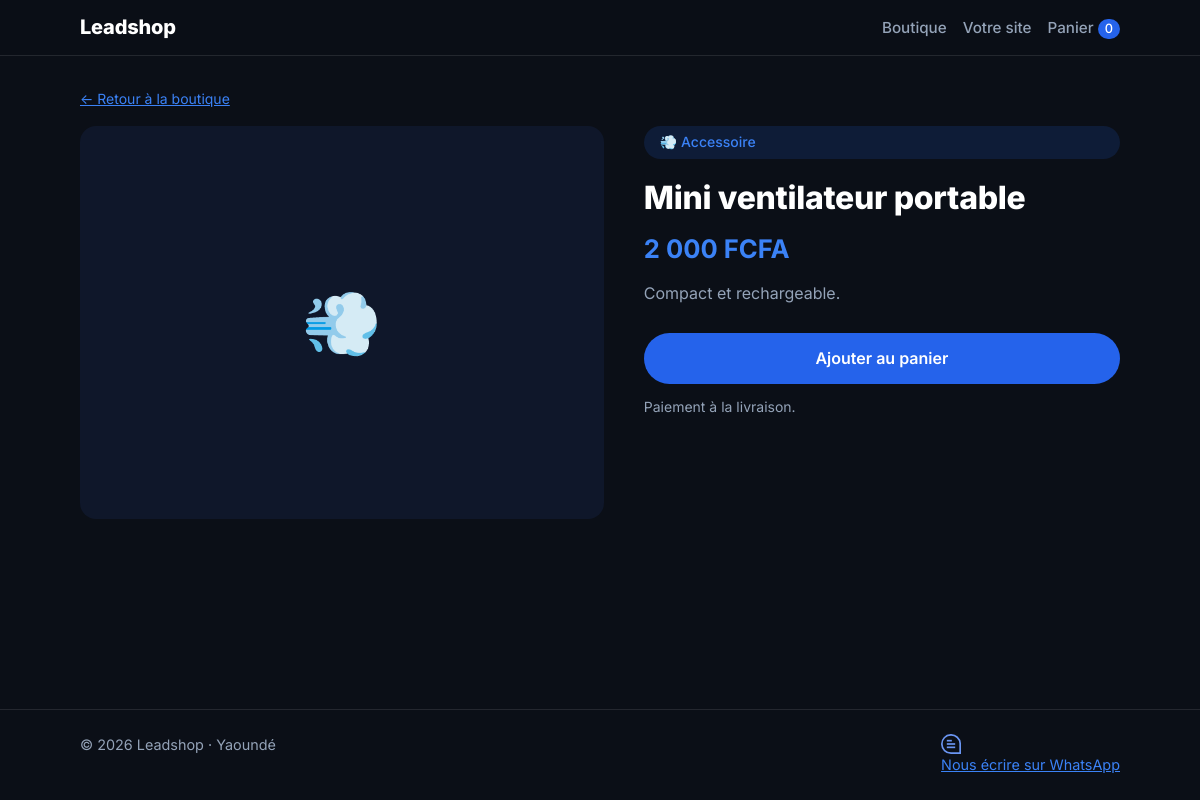
The page /produit.php?id=5 on the database its author committed.
### tables this page shows
CREATE TABLE products (
    id          INT UNSIGNED NOT NULL AUTO_INCREMENT PRIMARY KEY,
    name        VARCHAR(255) NOT NULL,
    description TEXT NULL,
    price       INT UNSIGNED NOT NULL,
    category    VARCHAR(100) NULL,
    image_path  VARCHAR(255) NULL,
    is_active   TINYINT(1) NOT NULL DEFAULT 1,
    created_at  DATETIME NOT NULL DEFAULT CURRENT_TIMESTAMP,
    updated_at  DATETIME NOT NULL DEFAULT CURRENT_TIMESTAMP ON UPDATE CURRENT_TIMESTAMP
);

### includes/functions.php (called while the page is built, shortened)
<?php
require_once __DIR__ . '/../config/database.php';
function e($value): string
{
    return htmlspecialchars((string) ($value ?? ''), ENT_QUOTES, 'UTF-8');
}
function format_price(int $amount): string
{
    return number_format($amount, 0, ',', ' ') . ' FCFA';
}
function url(string $path = ''): string
{
    return BASE_URL . '/' . ltrim($path, '/');
}
function category_icon(?string $category): string
{
    $icons = [
        'maison'     => '🕯️',
        'parfum'     => '🌸',
        'accessoire' => '💨',
        'bijoux'     => '💍',
        'cosmetique' => '🧴',
    ];
    return $icons[$category ?? ''] ?? '🛍️';
}

### includes/products.php (called while the page is built, shortened)
<?php
require_once __DIR__ . '/functions.php';
function get_images_for_products(array $productIds): array
{
    $ids = array_values(array_unique(array_map('intval', $productIds)));
    $placeholders = implode(',', array_fill(0, count($ids), '?'));
    $stmt = db()->prepare(
        "SELECT id, product_id, file_name, sort_order
         FROM product_images WHERE product_id IN ($placeholders)
         ORDER BY sort_order, id"
    );
    $stmt->execute($ids);
    $byProduct = [];
    return $byProduct;
}

### config/database.php (called while the page is built, shortened)
<?php
function db(): PDO
{
    static $pdo = null;
    if ($pdo === null) {
        $dsn = 'mysql:host=' . DB_HOST . ';dbname=' . DB_NAME . ';charset=' . DB_CHARSET;
        try {
            $pdo = new PDO($dsn, DB_USER, DB_PASS, [
                PDO::ATTR_ERRMODE            => PDO::ERRMODE_EXCEPTION,
                PDO::ATTR_DEFAULT_FETCH_MODE => PDO::FETCH_ASSOC,
                PDO::ATTR_EMULATE_PREPARES   => false,
            ]);
        } catch (PDOException $e) {
            error_log('Connexion BD impossible : ' . $e->getMessage());
            http_response_code(500);
            exit(APP_DEBUG
                ? 'Connexion à la base impossible : ' . htmlspecialchars($e->getMessage())
                : 'Service momentanément indisponible.');
        }
    }
    return $pdo;
}

### produit.php (the view, shortened to what this page needs)
<?php
require_once __DIR__ . '/includes/products.php';
$productId = (int) ($_GET['id'] ?? 0);
$stmt = db()->prepare('SELECT id, name, description, price, category FROM products WHERE id = ? AND is_active = 1');
$stmt->execute([$productId]);
$product = $stmt->fetch();
$images = get_images_for_products([$productId])[$productId] ?? [];
require __DIR__ . '/includes/header.php';
?>
<section class="section">
    <div class="container">
        <p class="small"><a href="<?= e(url('boutique.php')) ?>">← Retour à la boutique</a></p>
        <div class="product-detail">
            <div class="product-detail-media">
                <?php if ($images): ?>
                    <?php $galleryAlt = $product['name']; $gallerySize = 'full'; $galleryLink = ''; ?>
                    <?php include __DIR__ . '/includes/gallery.php'; ?>
                <?php else: ?>
                    <div class="product-thumb product-thumb-large" aria-hidden="true">
                        <span><?= category_icon($product['category'] ?? null) ?></span>
                    </div>
                <?php endif; ?>
            </div>
            <div class="product-detail-info">
                <?php if (!empty($product['category'])): ?>
                    <span class="pill-badge"><?= category_icon($product['category']) ?> <?= e(ucfirst($product['category'])) ?></span>
                <?php endif; ?>
                <h1 class="page-title"><?= e($product['name']) ?></h1>
                <p class="product-price product-price-large"><?= e(format_price((int) $product['price'])) ?></p>
                <?php if (!empty($product['description'])): ?>
                    <p class="muted"><?= nl2br(e($product['description'])) ?></p>
                <?php endif; ?>
                <form method="post" action="<?= e(url('panier.php')) ?>">
                    <button type="submit" class="btn btn-primary btn-block">Ajouter au panier</button>
                </form>
                <p class="muted small">Paiement à la livraison.</p>
            </div>
        </div>
    </div>
</section>
<?php require __DIR__ . '/includes/footer.php'; ?>

### assets/css/style.css (style rules this page uses)
:root { --bg-deep: #0B0F17; --bg: #0F172A; --surface: rgba(255, 255, 255, 0.05); --border: rgba(255, 255, 255, 0.10); --text: #FFFFFF; --muted: #94A3B8; --accent: #2563EB; --accent-bright: #3B82F6; --danger: #F87171; --success: #34D399; --warning: #FBBF24; --radius: 16px; --font: 'Inter', system-ui, -apple-system, 'Segoe UI', sans-serif; }
*, *::before, *::after { box-sizing: border-box; }
html { -webkit-text-size-adjust: 100%; }
body { margin: 0; min-height: 100vh; display: flex; flex-direction: column; background: var(--bg-deep); color: var(--text); font-family: var(--font); line-height: 1.55; }
a { color: var(--accent-bright); }
h1, h2, h3 { line-height: 1.2; margin: 0 0 0.5rem; }
p { margin: 0 0 1rem; }
.container { width: 100%; max-width: 1080px; margin: 0 auto; padding: 0 1.25rem; }
.muted { color: var(--muted); }
.small { font-size: 0.875rem; }
.btn { display: inline-flex; align-items: center; justify-content: center; gap: 0.5rem; padding: 0.75rem 1.5rem; border: 1px solid transparent; border-radius: 999px; font: inherit; font-weight: 600; text-decoration: none; cursor: pointer; transition: background 0.2s, border-color 0.2s; }
.btn-primary { background: var(--accent); color: #fff; }
.btn-block { width: 100%; }
.pill-badge { display: inline-block; padding: 0.35rem 1rem; border-radius: 999px; background: rgba(37, 99, 235, 0.15); color: var(--accent-bright); font-size: 0.875rem; font-weight: 500; }
.section { padding: 2rem 0; }
.page-title { font-size: 2rem; font-weight: 800; letter-spacing: -0.01em; margin-bottom: 1rem; }
.product-thumb { aspect-ratio: 4 / 3; display: flex; align-items: center; justify-content: center; overflow: hidden; border-radius: 12px; background: var(--bg); font-size: 2.25rem; margin-bottom: 0.4rem; }
.product-price { margin: 0.25rem 0 0.5rem; font-weight: 700; color: var(--accent-bright); }
.product-detail { display: grid; gap: 1.5rem; }
.product-detail-info { display: grid; gap: 0.75rem; align-content: start; }
.product-detail-info .page-title { margin: 0.5rem 0 0; }
.product-price-large { font-size: 1.6rem; margin: 0; }
.product-thumb-large { aspect-ratio: 4 / 3; font-size: 4rem; border-radius: var(--radius); }
@media (min-width: 800px) { .product-detail { grid-template-columns: 1.1fr 1fr; gap: 2.5rem; } }

### rows shown on the page
products: category "💨", category "Accessoire", name "Mini ventilateur portable", price "2 000 FCFA", description "Compact et rechargeable."

### other values the page prints
SHOP_NAME "Leadshop"
cart_count() "0"
SHOP_CITY "Yaoundé"
